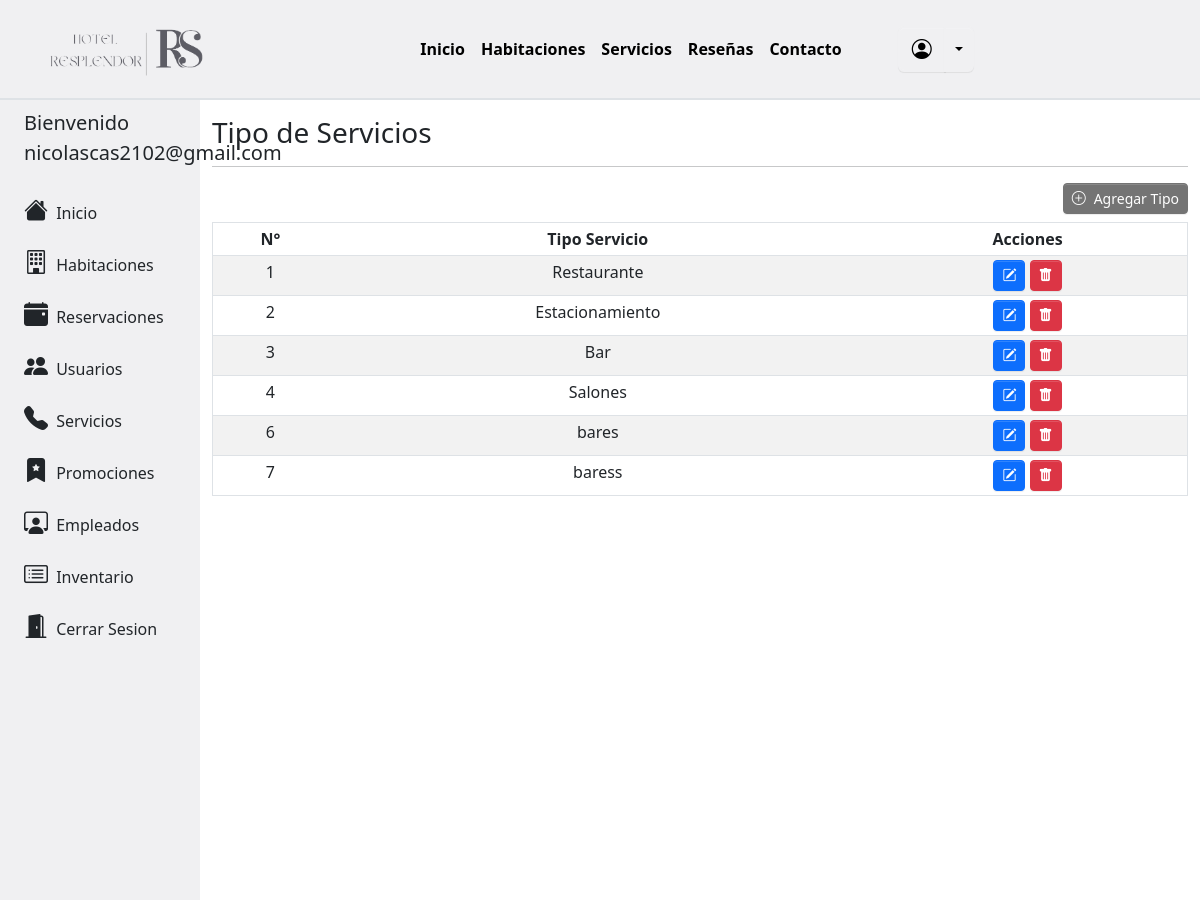
/adminServicios/listar_tipo.php (signed in), run on the app's committed database.
### tables this page shows
CREATE TABLE `categoria_servicio` (
  `id_categoria_servicio` int(11) NOT NULL,
  `categoria_servicio` varchar(25) NOT NULL
);

### adminServicios/listar_tipo.php (the view, shortened to what this page needs)
<!DOCTYPE html>
<html>
    <head>
        <link rel="stylesheet" href="../css/custom.css">
        <link rel="stylesheet" href="../libs/bootstrap-icons/bootstrap-icons.css">
        <link href="https://cdn.datatables.net/v/bs5/dt-1.13.4/datatables.min.css" rel="stylesheet"/>
        <link href="https://cdn.jsdelivr.net/npm/bootstrap@5.3.0-alpha3/dist/css/bootstrap.min.css" rel="stylesheet">
    </head>
    <body>
        <?php
            include '../modules/menu.php';
        ?>
        <div class="container-fluid">
            <div class="row flex-nowrap">
                <?php
                    include '../modules/sidebar_admin.php';
                ?>
                <div class="col-xl-10 col-sm-8 col-md-9 py-3">
                    <h3>Tipo de Servicios</h3>
                    <hr>
                    <div class="row mb-2">
                        <div class="col-lg-12 col-sm-12 text-end">
                            <a class='btn btn-info btn-sm' href='http://localhost/hotel/adminServicios/registrar_tipo.php' type='submit' id='btnRegistrar' value='".$fila["id_habitacion"]."'><i class='bi bi-plus-circle me-2'></i>Agregar Tipo</a>
                        </div>
                    </div>
                    <?php
                        $conexion = new Conexion();
                        $con = $conexion->conectarDB();
                        $sql = "SELECT * FROM CATEGORIA_SERVICIO WHERE categoria_servicio!='Sin servicio' ORDER BY id_categoria_servicio";
                        $resultset = $con->query($sql);
                    ?>
                    <table class="table table-hover table-striped text-center table-sm border " id="tabla" >
                        <thead>
                            <tr><th>N°</th><th>Tipo Servicio</th><th>Acciones</th></tr>
                        </thead>
                        <tbody>
                        <?php
                            if($resultset->num_rows>0){
                                while($fila = $resultset->fetch_assoc()){
                                    echo "<tr id='tabla' class='articulo'><td>".$fila["id_categoria_servicio"]."</td><td>".$fila["categoria_servicio"]."</td>
                                    <td><a class='btn btn-primary btn-sm' href='http://localhost/hotel/adminServicios/actualizar_tipo.php?id=".$fila['id_categoria_servicio']."' type='submit' id='btnActualizar' value='".$fila["id_categoria_servicio"]."'><i class='bi bi-pencil-square'></i></a>
                                    <button class='btn btn-danger btn-sm' type='submit' id='btnEliminar' onclick='confirmar(this.value)' value='".$fila["id_categoria_servicio"]."'><i class='bi bi-trash-fill '></i></button></td>
                                    </tr>";
                                }
                            }
                        ?>
                        </tbody>
                    </table>
                </div>
            </div>
        </div>
    </body>
</html>

### data on the page
categoria_servicio: id_categoria_servicio "1", categoria_servicio "Restaurante"
categoria_servicio: id_categoria_servicio "2", categoria_servicio "Estacionamiento"
categoria_servicio: id_categoria_servicio "3", categoria_servicio "Bar"
categoria_servicio: id_categoria_servicio "4", categoria_servicio "Salones"
categoria_servicio: id_categoria_servicio "6", categoria_servicio "bares"
categoria_servicio: id_categoria_servicio "7", categoria_servicio "baress"

### other printed values
$_SESSION["Admin"] "nicolascas2102@gmail.com"
